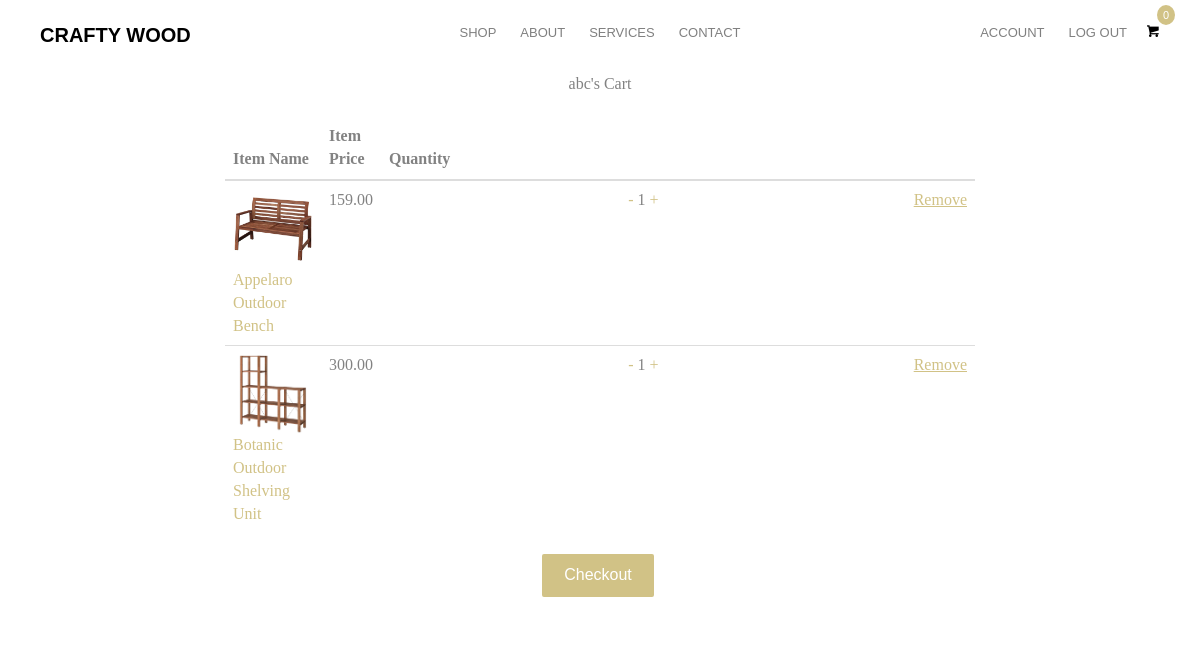
Page /cart (signed in) on the committed database.
### ecommercesite/database.py (models this page shows, shortened)
class User(db.Model, UserMixin):
    __tablename__ = 'user'
    id = db.Column(db.Integer, primary_key=True)
    type = db.Column(db.String(20))
    first_name = db.Column(db.String(30), nullable=False)
    last_name = db.Column(db.String(30), nullable=False)
    username = db.Column(db.String(30), nullable=False, unique=True)
    email = db.Column(db.String(100), nullable=False, unique=True)
    password = db.Column(db.String(60), nullable=False)
    role = db.Column(db.String(10), nullable=False, default='user')
    image_file = db.Column(db.String(20), nullable=False, default='defaultpfp.jpg')
    __mapper_args__ = {
        'polymorphic_on':type,
        'polymorphic_identity':'user'
    }

class Users(User):
    cart = db.relationship('Items_In_Cart', backref='cart_user', lazy=True)
    review = db.relationship('Review', backref='author', lazy=True)
    product_bought = db.relationship('Product_Bought', backref='product_id_bought', lazy=True)
    __mapper_args__ = {
        'polymorphic_identity':'users'
    }

class Items_In_Cart(db.Model):
    __tablename__ = 'items_in_cart'
    id = db.Column(db.Integer, primary_key=True)
    image_1 = db.Column(db.String(150), nullable=False, default='product-single-1.jpg')
    name = db.Column(db.String(80), nullable=False)
    price = db.Column(db.Numeric(10,2), nullable=False)
    quantity = db.Column(db.Integer, nullable=False, default='1')
    product_id = db.Column(db.Integer, nullable=False)
    user_id = db.Column(db.Integer, db.ForeignKey('user.id'), nullable=False)

### ecommercesite/routes.py (the view)
@app.route('/cart', methods=['GET', 'POST'])
@login_required
def cart():
    cart_items = Items_In_Cart.query.filter_by(user_id=current_user.id).all()
    return render_template('cart.html', title='Shopping Cart', current_user=current_user, cart_items=cart_items)

### ecommercesite/database.py (called while the page is built)
@login_manager.user_loader
def load_user(user_id):
    return User.query.get(int(user_id))

### ecommercesite/templates/cart.html
{% extends 'layout.html' %}
{% block content %}
<div>
    <p class='text-center'>{{ current_user.username }}'s Cart</p>
</div>
<div class="page-wrapper">
  <div class="cart shopping">
    <div class="container">
      <div class="row">
        <div class="col-md-8 col-md-offset-2">
          <div class="block">
            <div class="product-list">
              <form method="post">
                <table class="table">
                  <thead>
                    <tr>
                      <th class="">Item Name</th>
                      <th class="">Item Price</th>
                      <th class="">Quantity</th>
                      <th class=""></th>
                    </tr>
                  </thead>
                  <tbody>
                    {% for product in cart_items %}
                    <tr class="">
                      <td class="">
                        <div class="product-info">
                          <img width="80" src="{{url_for('static', filename='product_pics/' + product.image_1)}}" alt="" />
                          <a href="#!">{{ product.name }}</a>
                        </div>
                      </td>
                      <td class="text-center">{{ product.price }}</td>
                      <td class="text-center container">
                        <a href="#">-</a> {{ product.quantity }} <a href="#">+</a>
                      </td>
                      <td class="">
                        <a class="product-remove text-center" style="text-decoration: underline" href="{{ url_for('delete_cart', id=product.id)}}">Remove</a>
                      </td>
                    </tr>
                    {% endfor %}
                  </tbody>
                </table>
              </form>
            </div>
          </div>
        </div>
      </div>
    </div>
  </div>
</div>
{% if cart_items %}
<div class="container text-center">
  <p>
    <a class="btn btn-primary" href="{{ url_for('checkout_details')}}">Checkout</a>
  </p>
</div>
{% else %}
<div class="container text-center">
  <p>
    Add items to your cart to checkout!
  </p>
</div>
{% endif %}
{% endblock %}

### ecommercesite/static/style.css (style rules this page uses)
body { font-family: "Playfair Display", serif; font-weight: 400; font-size: 16px; line-height: 1.7; color: #828282; background: #fff; }
a { color: #d1c286; -webkit-transition: 0.5s; -o-transition: 0.5s; transition: 0.5s; }
p { margin-bottom: 20px; }
.btn { margin-right: 4px; margin-bottom: 4px; font-family: "Montserrat", Arial, sans-serif; font-size: 16px; font-weight: 400; -webkit-border-radius: 2px; -moz-border-radius: 2px; -ms-border-radius: 2px; border-radius: 2px; -webkit-transition: 0.5s; -o-transition: 0.5s; transition: 0.5s; padding: 8px 20px; }
.btn-primary { background: #d1c286; color: #fff; border: 2px solid #d1c286; }

### rows in the picture
Users: username "abc"
Items_In_Cart: image_1 (picture), name "Appelaro Outdoor Bench", price "159.00", quantity "1"
Items_In_Cart: image_1 (picture), name "Botanic Outdoor Shelving Unit", price "300.00", quantity "1"
